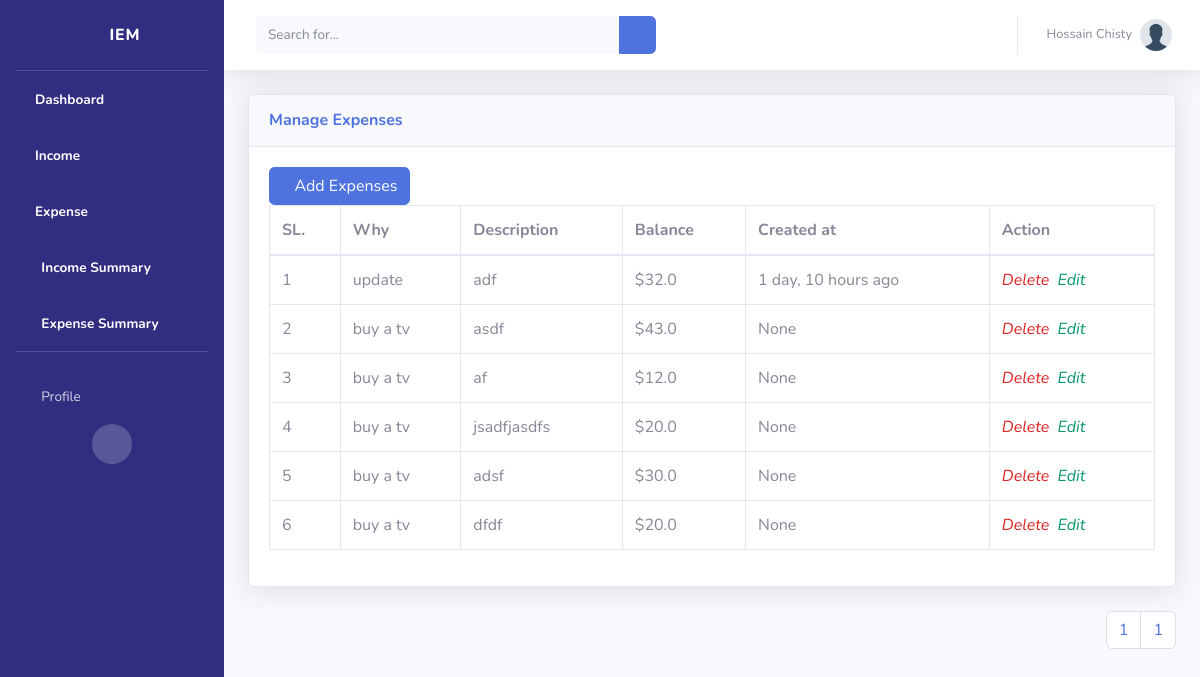
The page /expenses/ (signed in) on the database as committed earlier.
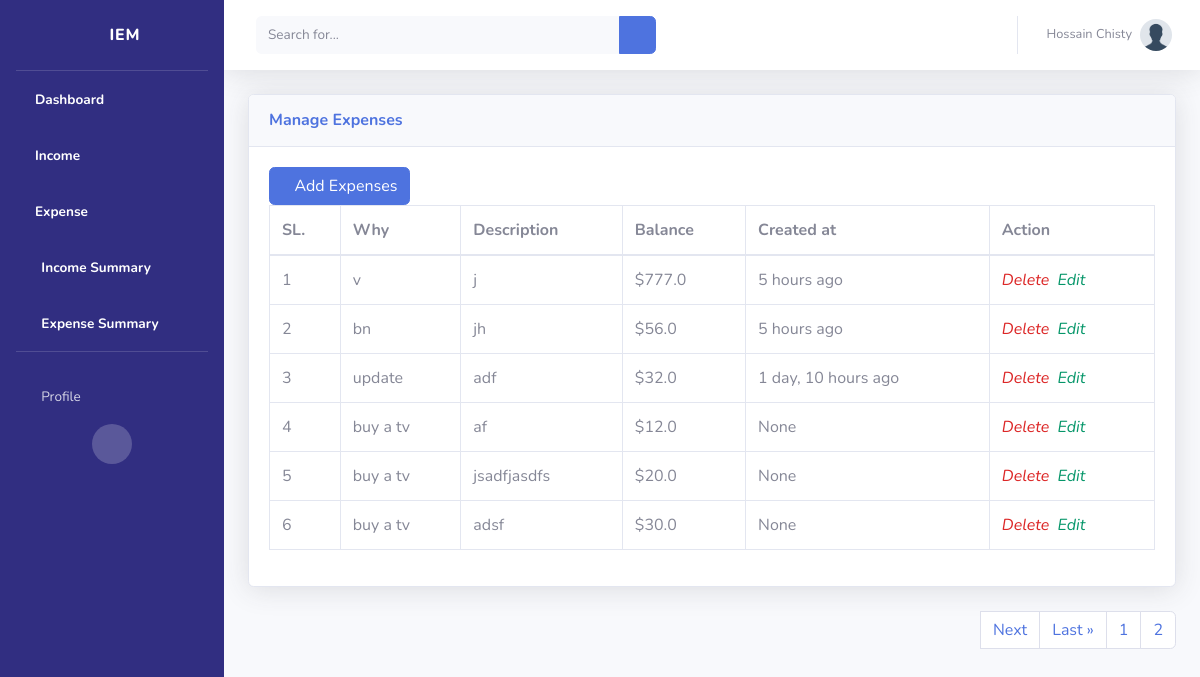
The same page on the database as committed later.
### expenses/models.py (models this page shows, shortened)
class Expense(models.Model):
    why = models.CharField(max_length=200, help_text="What is an Expense?", null=True)
    amount = models.FloatField()
    date = models.DateTimeField(default=now)
    description = models.TextField(help_text="Write your expense description.")
    owner = models.ForeignKey(User, on_delete=models.CASCADE, null=True, blank=True)
    class Meta:
        ordering = [
            "-date",
        ]
        verbose_name_plural = "Expense"

### expenses/views.py (the view)
# urls.py: path("", views.expenseList.as_view(), name="expense"),
class expenseList(LoginRequiredMixin, ListView):
    model = Expense
    template_name = "expenses/expenses.html"
    context_object_name = "expenselist"
    paginate_by = 6
    def get_context_data(self, **kwargs):
        context = super().get_context_data(**kwargs)
        context["expenselist"] = Expense.objects.filter(owner=self.request.user)
        return context

### templates/expenses/expenses.html (shortened to what the changed rows need)
<!DOCTYPE html>
<html lang="en">
{% load humanize %}
<head>
    {% include 'partials/__css.html' %}
</head>
<body id="page-top">
    <div id="wrapper">
        <div id="content-wrapper" class="d-flex flex-column">
            <div id="content">
                <div class="container-fluid">
                    <div class="card shadow mb-4">
                        <div class="card-body">
                            <div class="table-responsive">
                                <table class="table table-bordered" id="dataTable" width="100%" cellspacing="0">
                                    <thead>
                                        <tr>
                                            <th>SL.</th>
                                            <th>Why</th>
                                            <th>Description</th>
                                            <th>Balance</th>
                                            <th>Created at</th>
                                            <th>Action</th>
                                        </tr>
                                    </thead>
                                    <tbody>
                                        {% for expenses in page_obj %}
                                        <tr>
                                            <td>{{forloop.counter}}</td>
                                            <td>{{expenses.why}}</td>
                                            <td>{{expenses.description}}</td>
                                            <td>${{expenses.amount}}</td>
                                            <td>{{expenses.date|naturaltime}}</td>
                                              <td><i class="material-icons">
                                            <a
                                            href="{% url 'delete' expenses.id %}" class="text-decoration-none text-red-600 hover:text-red-600">Delete</a>
                                            <a href="{% url 'update' expenses.id %}" class="m-1 text-decoration-none text-green-600 hover:text-green-600">Edit</a>
                                            </i></td>
                                        </tr>
                                        {% endfor %}
                                    </tbody>
                                </table>
                            </div>
                        </div>
                    </div>
                    <nav aria-label="Page navigation example">
                        <ul class="pagination justify-content-end">
                            {% if page_obj.has_next %}
                                <a class="page-link" href="?page={{ page_obj.next_page_number }}">Next</a>
                                <a class="page-link" href="?page={{ page_obj.paginator.num_pages }}">Last &raquo;</a>
                            {% endif %}
                            <li class="page-item"><a class="page-link" href="#">
                            {{ page_obj.number }}</a></li>
                            <li class="page-item"><a class="page-link" href="?page={{ page_obj.paginator.num_pages }}">
                            {{ page_obj.paginator.num_pages }}</a></li>
                        </ul>
                    </nav>
                </div>
            </div>
        </div>
    </div>
</body>
</html>

Rows that differ between the two databases and show on the page:
removed Expense: why "buy a tv", description "asdf", amount "43.0", date "None"
no longer on this page (row unchanged): Expense: why "buy a tv", description "dfdf", amount "20.0", date "None"
added Expense: why "v", description "j", amount "777.0", date "5 hours ago"
added Expense: why "bn", description "jh", amount "56.0", date "5 hours ago"
Other text that changed with them:
{{ page_obj.paginator.num_pages }}: "1" → "2"
text now shown: "Next Last »"
